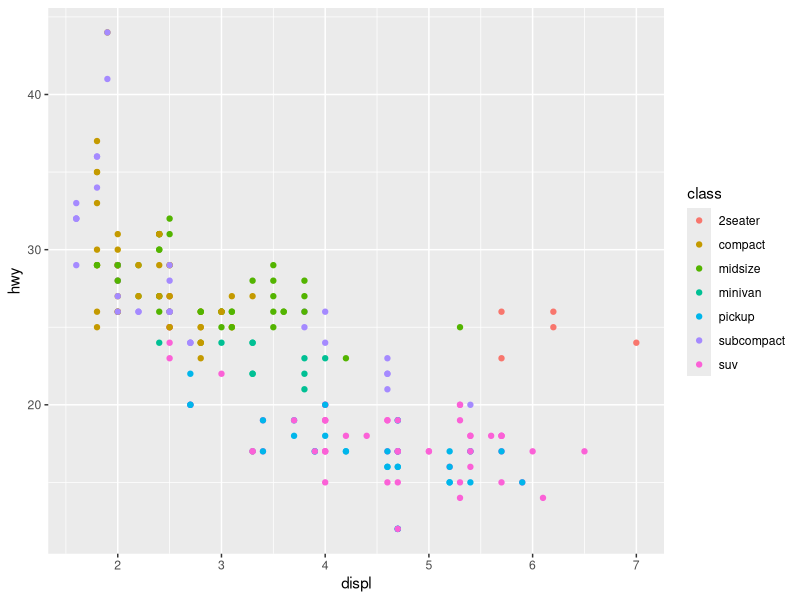
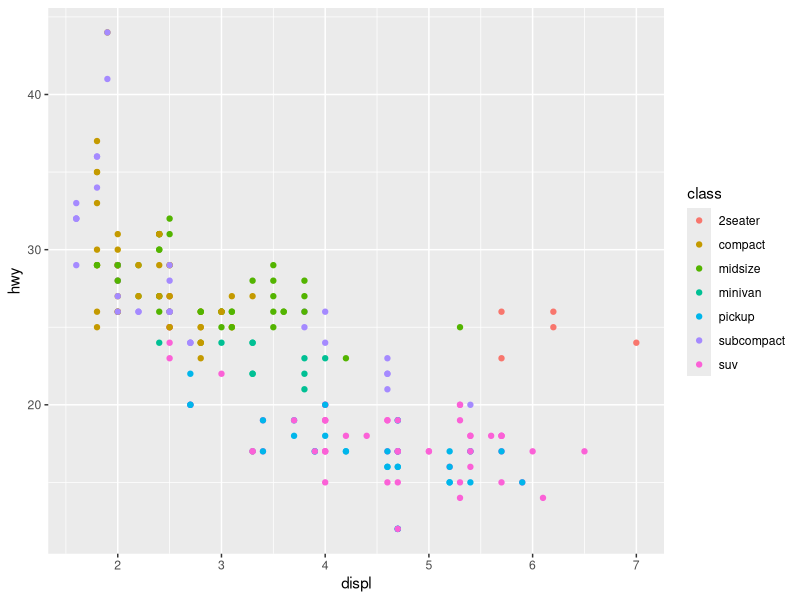
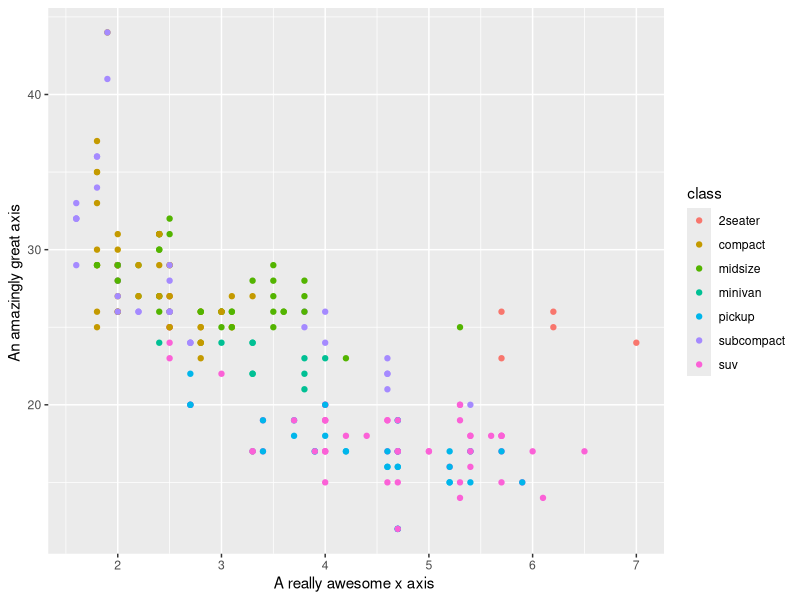
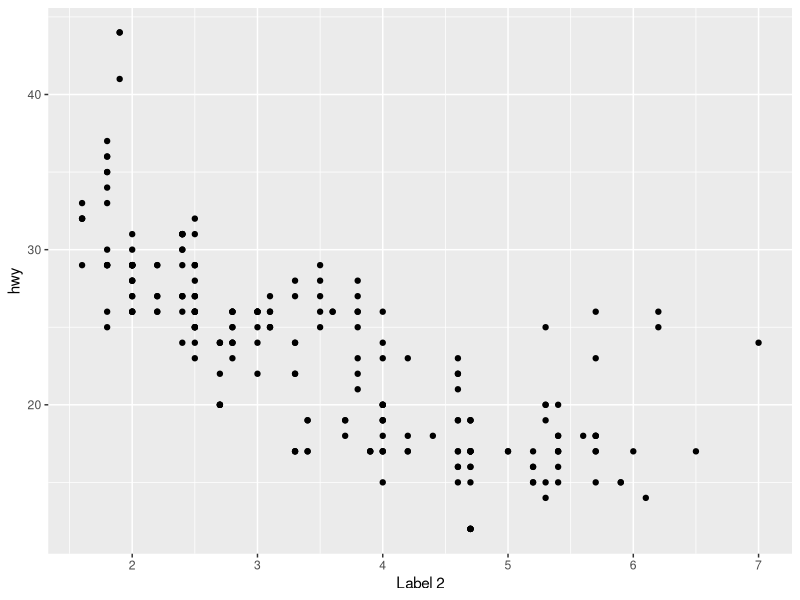
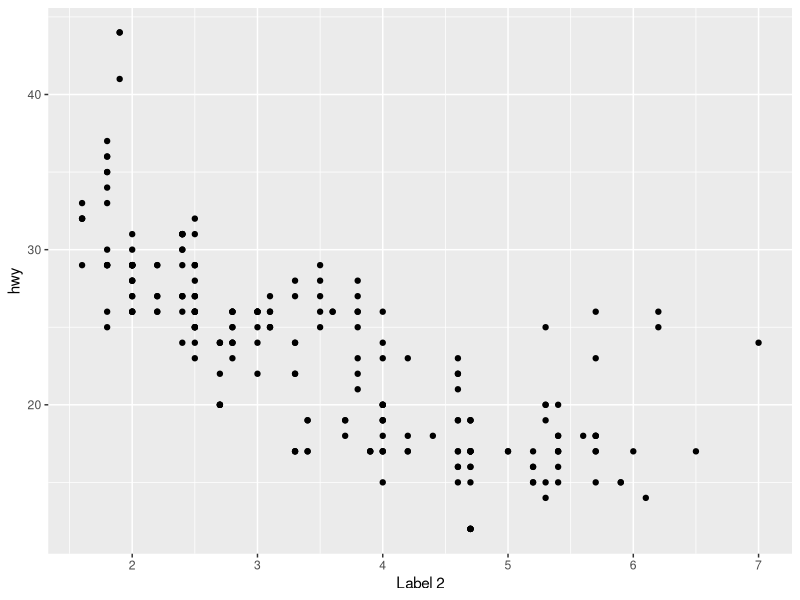
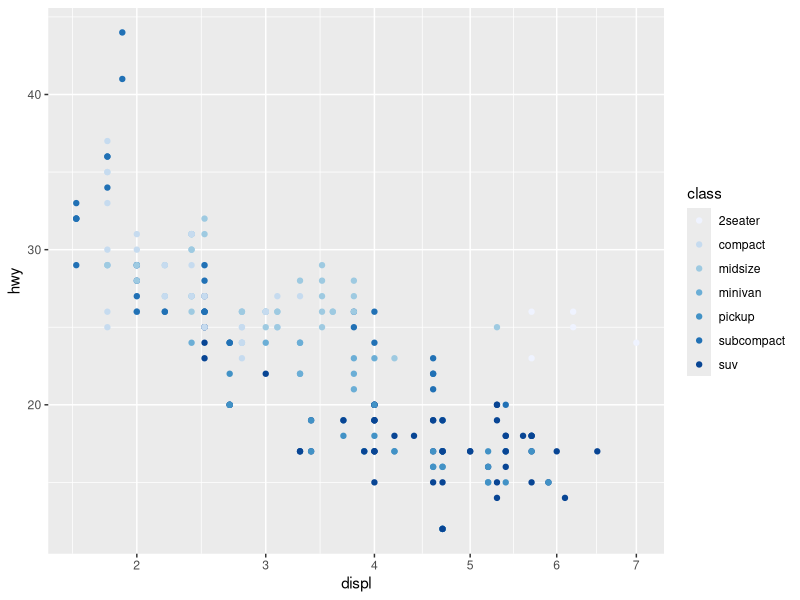
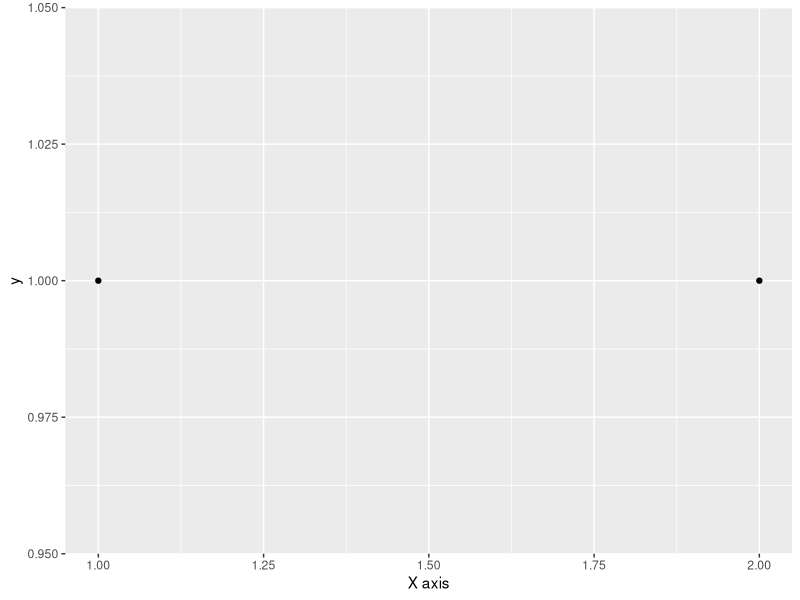
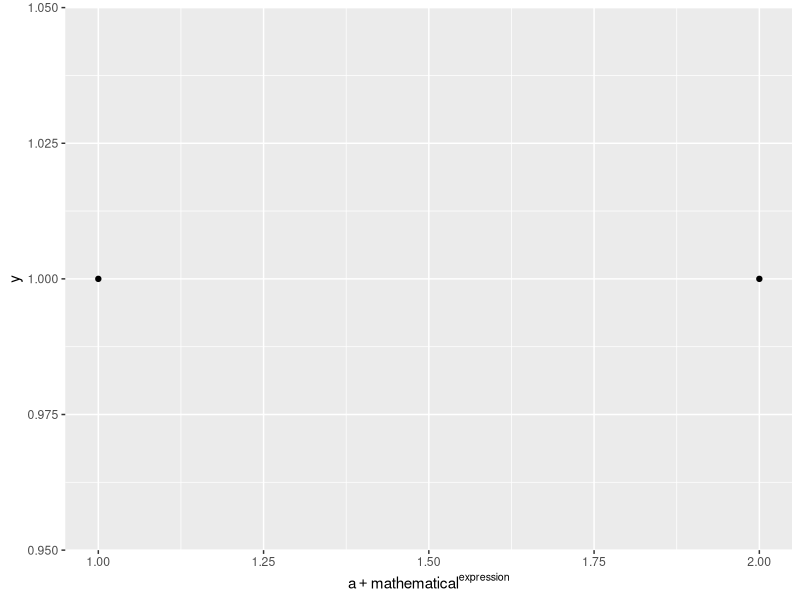

Recreate these plots in R, in order.
## ---- chunk 1
library(tidyverse)
library(reshape)
library(ggpubr)
library(nlme)
## ---- chunk 2
ggplot(mpg, aes(displ, hwy)) +
  geom_point(aes(color = class))
## ---- chunk 3
ggplot(mpg, aes(displ, hwy)) +
  geom_point(aes(color = class)) +
  scale_x_continuous() +
  scale_y_continuous() +
  scale_color_discrete()
## ---- chunk 4
ggplot(mpg, aes(displ, hwy)) +
  geom_point(aes(color = class)) +
  scale_x_continuous("A really awesome x axis ") +
  scale_y_continuous("An amazingly great axis ")
## ---- chunk 5
ggplot(mpg, aes(displ, hwy)) +
  geom_point() +
  scale_x_continuous("Label 1") +
  scale_x_continuous("Label 2")

# Scale for 'x' is already present. Adding another scale for 'x' will replace the previous existing scale.
## ---- chunk 6
ggplot(mpg, aes(displ, hwy)) +
  geom_point() +
  scale_x_continuous("Label 2")
## ---- chunk 7
ggplot(mpg, aes(displ, hwy)) +
  geom_point(aes(color = class)) +
  scale_x_sqrt() + 
  scale_color_brewer()
## ---- chunk 8
df <- data.frame(x = 1:2, y = 1, z = "a")

p <- ggplot(df, aes(x, y)) + geom_point()

p + scale_x_continuous(name = "X axis")

p + scale_x_continuous(name = quote(a + mathematical ^ expression))
## ---- chunk 9
p <- ggplot(df, aes(x, y)) + geom_point(aes(color = z))

p + 
  xlab("X axis") +
  ylab("Y axis")


p + labs(x = "X axis", y = "Y axis", color = "Color/nlegend")
## ---- chunk 10

df <- data.frame(x = c(1, 3, 5) * 1000, y = 1)

axs <- ggplot(df, aes(x, y)) + 
  geom_point() +
  labs(x = NULL, y = NULL)

axs

axs + scale_x_continuous(breaks = c(2000, 4000))

axs + scale_x_continuous(breaks = c(2000, 4000), labels = c("2k", "4k"))


## ---- chunk 11
leg <- ggplot(df, aes(y, x, fill = x)) +
  geom_tile() +
  labs(x = NULL, y = NULL)

leg

leg + scale_fill_continuous(breaks = c(2000, 4000))

leg + scale_fill_continuous(breaks = c(2000, 4000), labels = c("2k", "4k"))

## ---- chunk 12
df2 <- data.frame(x = 1:3, y = c("a", "b", "c"))

ggplot(df2, aes(x, y)) + 
  geom_point()

ggplot(df2, aes(x, y)) + 
  geom_point() + 
  scale_y_discrete(labels = c(a = "apple", b = "banna", c = "carrot"))
## ---- chunk 13

axs + scale_x_continuous(breaks = NULL)

axs + scale_x_continuous(labels = NULL)

## ---- chunk 14

axs + scale_y_continuous(labels = scales::percent_format())

axs + scale_y_continuous(labels = scales::dollar_format(prefix = "\u00A5"))

leg + scale_fill_continuous(labels = scales::unit_format(accuracy = 1e-3, suffix = "k"))


## ---- chunk 15
df <- data.frame(x = c(2, 3, 5, 10, 200, 3000), y =1)

ggplot(df, aes(x, y)) +
  geom_point() +
  scale_x_log10()


mb <- as.numeric(1:10 %o% 10 ^ (0:4))

# The use of %o% to quickly generate the multiplication table

# The minor breaks must be supplied on the transformed scale


ggplot(df, aes(x, y)) +
  geom_point() +
  scale_x_log10(minor_breaks = log10(mb))
## ---- chunk 16
df <- data.frame(x = c(0, 0, 0), y = 1:3, z = c("a", "b", "c"))

ggplot(df, aes(y, y)) +
  geom_point(size = 4, color = "grey20") +
  geom_point(aes(color = z), size = 2)
## ---- chunk 17
ggplot(df, aes(y, y)) +
  geom_point(size = 4, color = "grey20", show.legend = TRUE) +
  geom_point(aes(color = z), size = 2)
## ---- chunk 18
norm <- data.frame(x = rnorm(1000), y = rnorm(1000))

norm$z <- cut(norm$x, 3, labels = c("a", "b", "c"))

ggplot(norm, aes(x, y)) +
  geom_point(aes(color = z), alpha = 0.1)

ggplot(norm, aes(x, y)) +
  geom_point(aes(color = z), alpha = 0.1) +
  guides(color = guide_legend(override.aes = list(alpha = 1)))


## ---- chunk 19
ggplot(df, aes(x, y)) + geom_point(aes(color = z))

ggplot(df, aes(x, y)) + geom_point(aes(shape = z))

ggplot(df, aes(x, y)) + geom_point(aes(shape = z, color = z))

## ---- chunk 20
df <- data.frame(x = 1:3, y = 1:3, z = c("a", "b", "c"))

base <- ggplot(df, aes(x, y)) + 
  geom_point(aes(color = z), size =3) +
  xlab(NULL) +
  ylab(NULL)


base + theme(legend.position = "right") # the default

base + theme(legend.position = "bottom")

base + theme(legend.position = "none")
## ---- chunk 21
base <- ggplot(df, aes(x, y)) +
  geom_point(aes(color = z), size = 3)

base + theme(legend.position = c(0, 1), legend.justification = c(0, 1))


base + theme(legend.position = c(0.5, 0.5), legend.justification = c(0.5, 0.5))


base + theme(legend.position = c(1, 0), legend.justification = c(1, 0))
## ---- chunk 22
df <- data.frame(x = 1, y = 1:3, z = 1:3)

base <- ggplot(df, aes(x, y)) + geom_raster(aes(fill = z))

base


base + scale_fill_continuous(guide = guide_legend())

base + guides(fill = guide_legend())

## ---- chunk 23
df <- data.frame(x = 1, y = 1:4, z = letters[1:4])


p <- ggplot(df, aes(x, y)) + geom_raster(aes(fill = z))

p + guides(fill = guide_legend(ncol = 2))


p + guides(fill = guide_legend(ncol = 2, byrow = TRUE))
## ---- chunk 24
p <- ggplot(df, aes(1, y)) + geom_bar(stat = "identity", aes(fill = z))

p

p + guides(fill = guide_legend(reverse = TRUE))
## ---- chunk 25
df <- data.frame(x = 1, y = 1:4, z = 4:1)

p <- ggplot(df, aes(x, y)) + geom_tile(aes(fill = z))

p

p + guides(fill = guide_colorbar(reverse = TRUE))

p + guides(fill = guide_colorbar(barheight = unit(4, "cm")))
## ---- chunk 26
df <- data.frame(x = 1:3, y = 1:3)

base <- ggplot(df, aes(x, y)) + geom_point()

base

base + scale_x_continuous(limits = c(1.5, 2.5))

base + scale_x_continuous(limits = c(0, 4))

## ---- chunk 27
base + xlim(0, 4)

base + xlim(4, 0)

base + lims(x = c(0, 4))
## ---- chunk 28
ggplot(faithfuld, aes(waiting, eruptions)) + 
  geom_raster(aes(fill = density)) +
  theme(legend.position = "none")

ggplot(faithfuld, aes(waiting, eruptions)) +
  geom_raster(aes(fill = density)) + 
  scale_x_continuous(expand = c(0, 0)) +
  scale_y_continuous(expand = c(0, 0)) +
  theme(legend.position = "none")
## ---- chunk 29
df <- data.frame(x = 1:5)

p <- ggplot(df, aes(x, 1)) + geom_tile(aes(fill = x), color = "white")

p

p + scale_fill_gradient(limits = c(2, 4))

p + scale_fill_gradient(limits = c(2,4), oob = scales::squish)



## ---- chunk 30
ggplot(mpg, aes(displ, hwy)) +
  geom_point() +
  scale_y_continuous(trans = "reciprocal")
## ---- chunk 31
ggplot(diamonds, aes(price, carat)) +
  geom_bin2d() +
  scale_x_continuous(trans = "log10") +
  scale_y_continuous(trans = "log10")

## ---- chunk 32
base <- ggplot(economics, aes(date, psavert)) +
  geom_line(na.rm = TRUE) +
  labs(x = NULL, y = NULL)


base


base + scale_x_date(date_labels = "%y", date_breaks = "5 years")



base + scale_x_date(
  limits = as.Date(c("2004-01-01", "2005-01-01")),
  date_labels = "%b %y",
  date_minor_breaks = "1 month"
)


base + scale_x_date(
  limits = as.Date(c("2004-01-01", "2004-06-01")),
  date_labels = "%m/%d",
  date_minor_breaks = "2 weeks"
)
## ---- chunk 33
df <- data.frame(x = c("a", "b", "c", "d"), y = c(3, 4, 1, 2))


bars <- ggplot(df, aes(x, y, fill = x)) +
  geom_bar(stat = "identity") +
  labs(x= NULL, y = NULL) +
  theme(legend.position = "none")

bars
## ---- chunk 34

bars + scale_fill_hue(c = 40)

## ---- chunk 35
bars + scale_fill_hue(h = c(180, 300))

## ---- chunk 36
head(luv_colours)

ggplot(luv_colours, aes(u, v)) +
  geom_point(aes(color = col), size = 3) +
  scale_color_identity() +
  coord_equal()
## ---- chunk 37
ggplot(mpg, aes(displ, hwy)) +
  geom_point() + 
  scale_x_continuous(labels=NULL)
  
## ---- chunk 38
df=data.frame(x = 1:3, y = 1:3, z = c("a","b","c"))

ggplot(df, aes(x,y)) + 
  geom_point(aes(color = z)) +
  theme(legend.position = "top")
  
## ---- chunk 39
d <- tibble(x = 1:100, a = rnorm(100, 1000, 100), b = rnorm(100, 1000, 100))

ggplot(d, aes(x)) +
  geom_line(aes(y = a, color = "First")) + 
  geom_line(aes(y = b, color = "Second")) +
  scale_colour_manual("Week", values = c("First" = "yellow", "Second" = "pink")) +
  labs(x = "Concert Time", y = "Volume") +
  ggtitle(" Beyonce's Drowd Volume from Coachella")
